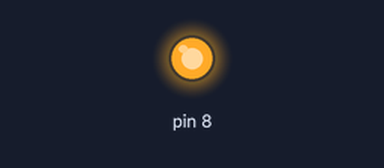
Recording of a sketch running on a simulated Arduino Uno, built with avr-gcc and run on an emulated ATmega328P. On the bench: output pins drawn as LEDs (lit = HIGH).

Above: at 0.1 s.
At 2.8 s:
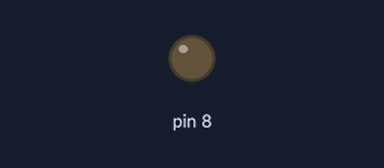
Timing chart, 0 to 4.3 s (numbered marks = the images above):
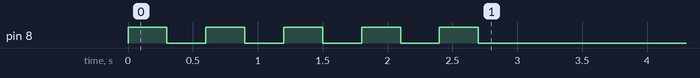

The sketch:

sketch_dec21a.ino
```cpp
void MyFunction(int speed1, int speed2) {
  digitalWrite(8,HIGH);
  delay(speed1);
  digitalWrite(8,LOW);
  delay(speed2);
}

void setup() {
  pinMode(8,OUTPUT);
  int speed1 = 300;
  int speed2 = 300;
  for(int i=0; i<5; i++){
    MyFunction(speed1, speed2);
  }
}


void loop() {

}
```
